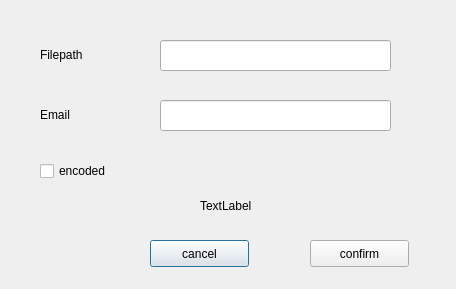
<?xml version="1.0" encoding="UTF-8"?>
<ui version="4.0">
 <class>sendDialog</class>
 <widget class="QDialog" name="sendDialog">
  <property name="geometry">
   <rect>
    <x>0</x>
    <y>0</y>
    <width>456</width>
    <height>289</height>
   </rect>
  </property>
  <property name="windowTitle">
   <string>Dialog</string>
  </property>
  <widget class="QLabel" name="label_5">
   <property name="geometry">
    <rect>
     <x>40</x>
     <y>40</y>
     <width>80</width>
     <height>30</height>
    </rect>
   </property>
   <property name="text">
    <string>Filepath</string>
   </property>
  </widget>
  <widget class="QLineEdit" name="filepath">
   <property name="geometry">
    <rect>
     <x>160</x>
     <y>40</y>
     <width>231</width>
     <height>31</height>
    </rect>
   </property>
  </widget>
  <widget class="QLabel" name="path">
   <property name="geometry">
    <rect>
     <x>50</x>
     <y>190</y>
     <width>151</width>
     <height>31</height>
    </rect>
   </property>
   <property name="text">
    <string/>
   </property>
  </widget>
  <widget class="QLineEdit" name="email">
   <property name="geometry">
    <rect>
     <x>160</x>
     <y>100</y>
     <width>231</width>
     <height>31</height>
    </rect>
   </property>
  </widget>
  <widget class="QLabel" name="label_6">
   <property name="geometry">
    <rect>
     <x>40</x>
     <y>100</y>
     <width>80</width>
     <height>30</height>
    </rect>
   </property>
   <property name="text">
    <string>Email</string>
   </property>
  </widget>
  <widget class="QPushButton" name="pushButton">
   <property name="geometry">
    <rect>
     <x>150</x>
     <y>240</y>
     <width>99</width>
     <height>27</height>
    </rect>
   </property>
   <property name="text">
    <string>cancel</string>
   </property>
  </widget>
  <widget class="QPushButton" name="pushButton_2">
   <property name="geometry">
    <rect>
     <x>310</x>
     <y>240</y>
     <width>99</width>
     <height>27</height>
    </rect>
   </property>
   <property name="text">
    <string>confirm</string>
   </property>
  </widget>
  <widget class="QLabel" name="name">
   <property name="geometry">
    <rect>
     <x>200</x>
     <y>190</y>
     <width>91</width>
     <height>31</height>
    </rect>
   </property>
   <property name="text">
    <string>TextLabel</string>
   </property>
  </widget>
  <widget class="QCheckBox" name="checkBox">
   <property name="geometry">
    <rect>
     <x>40</x>
     <y>160</y>
     <width>97</width>
     <height>22</height>
    </rect>
   </property>
   <property name="text">
    <string>encoded</string>
   </property>
  </widget>
 </widget>
 <resources/>
 <connections/>
</ui>
